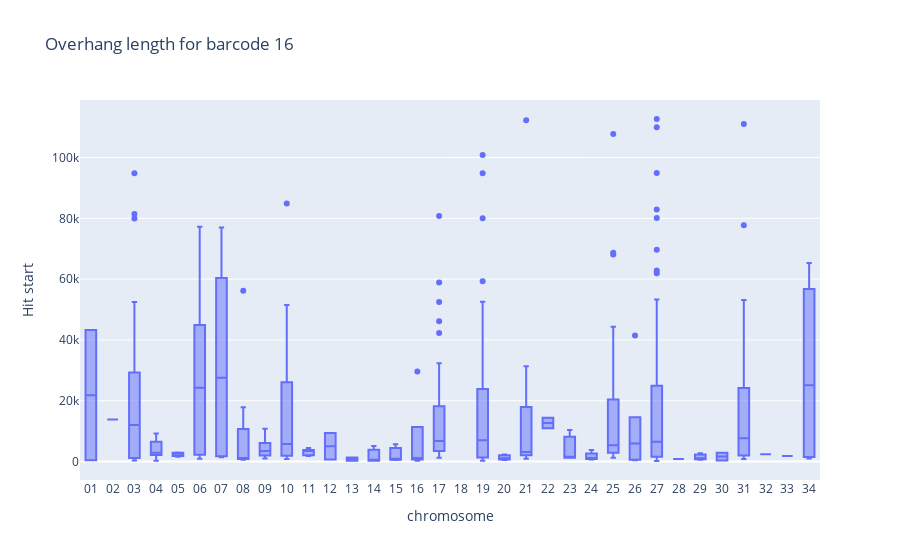

Notebook code cell kept with this figure:
### Code cell
boxbarcode("16")

### Figure 1 — Plotly figure (JSON) as saved in the notebook; plotly's stock layout.template omitted (floating-point values rounded to 4 significant figures; data arrays with more than 128 entries replaced by an {"elided": "..."} marker saying what was removed)
{"data": [{"alignmentgroup": "True", "boxpoints": "outliers", "hovertemplate": "<b>%{hovertext}</b><br><br>chromosome=%{x}<br>Hit start=%{y}<extra></extra>", "hovertext": {"elided": "515 str values"}, "legendgroup": "", "marker": {"color": "#636efa"}, "name": "", "notched": false, "offsetgroup": "", "orientation": "v", "showlegend": false, "type": "box", "x": {"elided": "515 str values"}, "x0": " ", "xaxis": "x", "y": {"elided": "515 int values"}, "y0": " ", "yaxis": "y"}], "layout": {"boxmode": "group", "legend": {"tracegroupgap": 0}, "title": {"text": "Overhang length for barcode 16"}, "xaxis": {"anchor": "y", "categoryarray": ["01", "02", "03", "04", "05", "06", "07", "08", "09", "10", "11", "12", "13", "14", "15", "16", "17", "18", "19", "20", "21", "22", "23", "24", "25", "26", "27", "28", "29", "30", "31", "32", "33", "34"], "categoryorder": "array", "domain": [0, 1], "title": {"text": "chromosome"}}, "yaxis": {"anchor": "x", "domain": [0, 1], "title": {"text": "Hit start"}}}}
